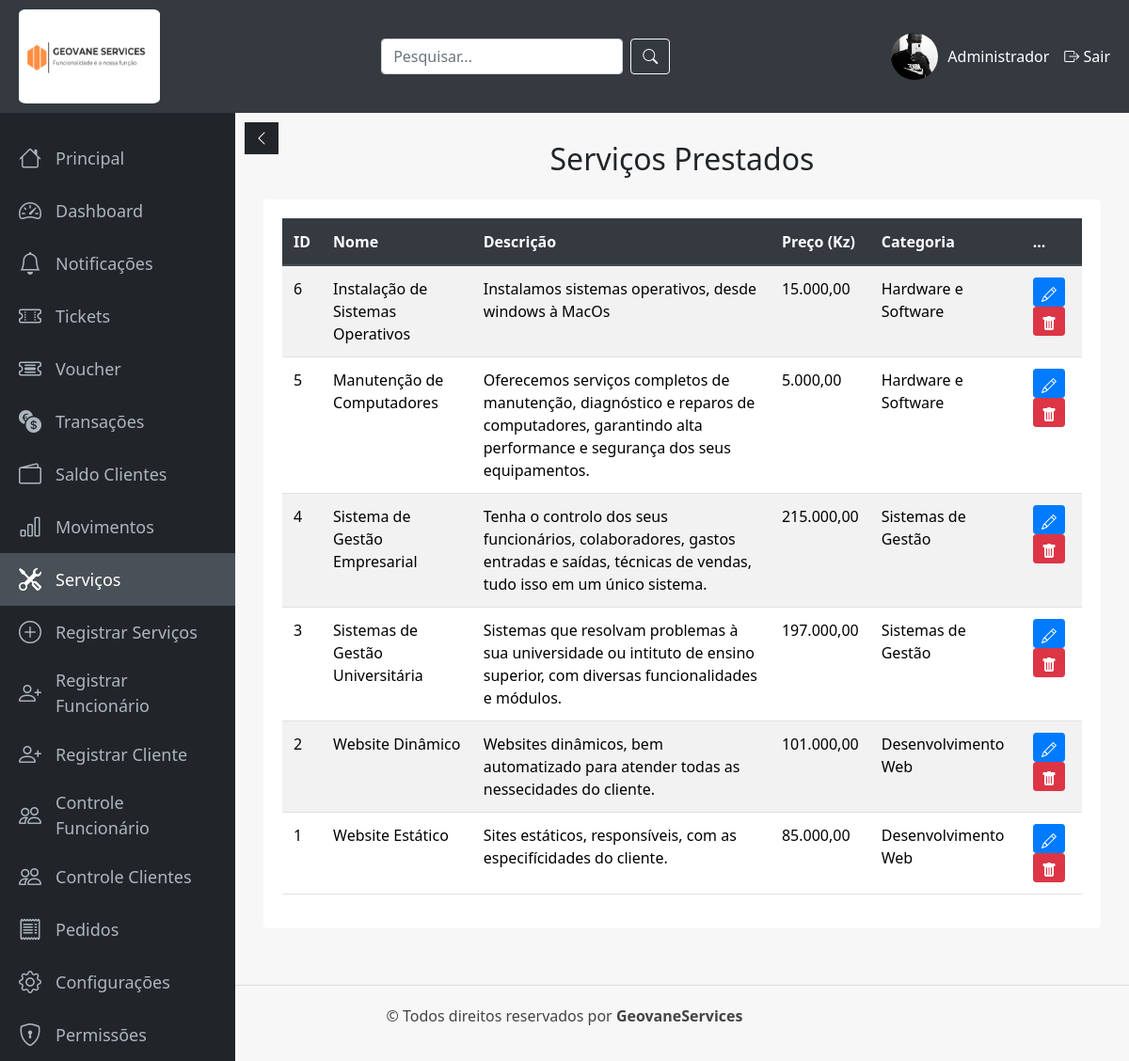
Page /admin/exibirServicos.php (signed in) on the committed database.
### tables this page shows
CREATE TABLE IF NOT EXISTS `funcionario` (
  `id_funcionario` int NOT NULL AUTO_INCREMENT,
  `nome` varchar(100) DEFAULT NULL,
  `sobrenome` varchar(100) DEFAULT NULL,
  `docId` varchar(20) DEFAULT NULL,
  `email` varchar(100) DEFAULT NULL,
  `telefone` varchar(20) DEFAULT NULL,
  `data_nasc` date DEFAULT NULL,
  `sexo` enum('masculino',' feminino') DEFAULT NULL,
  `endereco` varchar(255) DEFAULT NULL,
  `usuario` varchar(50) DEFAULT NULL,
  `senha` varchar(255) DEFAULT NULL,
  `conf_senha` varchar(255) DEFAULT NULL,
  `acesso` enum('funcionario','administrador') DEFAULT NULL,
  `tipo_contrato` varchar(50) NOT NULL,
  `data_contratacao` date NOT NULL,
  `id_cliente` int DEFAULT NULL,
  `imagem_perfil` varchar(255) DEFAULT NULL,
  `data_criacao` timestamp NULL DEFAULT CURRENT_TIMESTAMP,
  `menu_permissions` text,
  PRIMARY KEY (`id_funcionario`),
  KEY `id_cliente` (`id_cliente`)
);

CREATE TABLE IF NOT EXISTS `servicos` (
  `id_servico` int NOT NULL AUTO_INCREMENT,
  `nome` varchar(100) DEFAULT NULL,
  `descricao` text,
  `preco` decimal(10,2) NOT NULL,
  `imagem` varchar(255) NOT NULL,
  `id_categoria` int DEFAULT NULL,
  PRIMARY KEY (`id_servico`),
  KEY `id_categoria` (`id_categoria`)
);

CREATE TABLE IF NOT EXISTS `categorias` (
  `id_categoria` int NOT NULL AUTO_INCREMENT,
  `nome` varchar(255) NOT NULL,
  `descricao` varchar(255) NOT NULL,
  PRIMARY KEY (`id_categoria`)
);

### admin/verifyadm.php (called while the page is built, shortened)
<?php
    $nomeUsuario = $_SESSION['usuario'];
?>

### admin/exibirServicos.php (the view, shortened to what this page needs)
<?php
require_once './verifyadm.php';
require_once '../conexao.php';
$id_funcionario = $_SESSION['id_funcionario'];
$sql = "SELECT imagem_perfil FROM Funcionario WHERE id_funcionario = $id_funcionario";
$result = $conexao->query($sql);
$funcionario = $result->fetch_assoc();
if (isset($_FILES['imagem']) && $_FILES['imagem']['error'] === 0) {
    $imagem    = $_FILES['imagem'];
    $nomeArquivo = time() . '_' . $imagem['name'];
    $destino   = '../upload/imagens_perfil/' . $nomeArquivo;
    if (move_uploaded_file($imagem['tmp_name'], $destino)) {
        $imagemPerfil = $nomeArquivo;
    } else {
        $erro .= "Erro ao mover o arquivo de imagem. ";
        $imagemPerfil = $funcionario['imagem_perfil'];
    }
} else {
    $imagemPerfil = $funcionario['imagem_perfil'];
}
$query = "
    SELECT
        s.id_servico,
        s.nome,
        s.descricao,
        s.preco,
        cat.nome AS categoria_nome
    FROM servicos s
    LEFT JOIN categorias cat ON s.id_categoria = cat.id_categoria
    ORDER BY s.id_servico DESC
";
$resultado = $conexao->query($query);
?>
<!DOCTYPE html>
<html lang="pt-br">
<head>
    <link href="https://cdn.jsdelivr.net/npm/bootstrap@5.3.3/dist/css/bootstrap.min.css" rel="stylesheet">
    <link rel="stylesheet" href="https://cdn.jsdelivr.net/npm/bootstrap-icons@1.11.3/font/bootstrap-icons.min.css">
    <link rel="stylesheet" href="https://maxcdn.bootstrapcdn.com/bootstrap/4.5.2/css/bootstrap.min.css">
</head>
<body>
 <div class="topbar">
    <div class="logo">
      <img src="../assets/logo.png" alt="Logo">
    </div>
    <div class="search-box">
      <form action="search.php" method="GET" class="d-flex">
        <input type="text" name="query" placeholder="Pesquisar..." class="form-control me-2">
        <button type="submit" class="btn btn-outline-light"><i class="bi bi-search"></i></button>
      </form>
    </div>
    <div class="user-info">
    <a href="perfil.php"><img src="../upload/imagens_perfil/<?php echo $imagemPerfil; ?>" alt="Perfil"></a>
      <span><?php echo $nomeUsuario; ?></span>
      <a href="logout.php" class="ms-3 text-white"><i class="bi bi-box-arrow-right"></i> Sair</a>
    </div>
  </div>
  <div class="sidebar" id="sidebar">
  <a href="admin.php" title="Principal"><i class="bi bi-house"></i><span class="menu-text">Principal</span></a>
    <a href="dashboard_admin.php"><i class="bi bi-speedometer2"></i><span class="menu-text">Dashboard</span></a>
    <a href="enviar_notificacao.php"><i class="bi bi-bell"></i><span class="menu-text">Notificações</span></a>
    <a href="admin_tickets.php"><i class="bi bi-ticket-perforated"></i><span class="menu-text">Tickets</span></a>
    <a href="gerar_voucher.php"><i class="bi bi-ticket-detailed"></i><span class="menu-text">Voucher</span></a>
    <a href="transacoes_admin.php"><i class="bi bi-currency-exchange"></i><span class="menu-text">Transações</span></a>
    <a href="saldo_clientes.php"><i class="bi bi-wallet2"></i><span class="menu-text">Saldo Clientes</span></a>
    <a href="movimentos_cliente.php"><i class="bi bi-bar-chart"></i><span class="menu-text">Movimentos</span></a>
    <a href="exibirServicos.php"><i class="bi bi-tools"></i><span class="menu-text">Serviços</span></a>
    <a href="cadastrarServico.php"><i class="bi bi-plus-circle"></i><span class="menu-text">Registrar Serviços</span></a>
    <a href="registroFun.php"><i class="bi bi-person-plus"></i><span class="menu-text">Registrar Funcionário</span></a>
    <a href="registroCliente.php"><i class="bi bi-person-plus"></i><span class="menu-text">Registrar Cliente</span></a>
    <a href="controlFunci.php"><i class="bi bi-people"></i><span class="menu-text">Controle Funcionário</span></a>
    <a href="controlCliente.php"><i class="bi bi-people"></i><span class="menu-text">Controle Clientes</span></a>
    <a href="pedidos.php"><i class="bi bi-receipt"></i><span class="menu-text">Pedidos</span></a>
    <a href="perfil.php"><i class="bi bi-gear"></i><span class="menu-text">Configurações</span></a>
    <a href="permissoes.php" title="Permissões"><i class="bi bi-shield-lock"></i><span class="menu-text">Permissões</span></a>
  </div>
  <button class="toggle-btn" id="toggleBtn"><i class="bi bi-chevron-left"></i></button>
<div class="content">
    <h2 class="text-center mb-4">Serviços Prestados</h2>
    <div class="table-status">
        <table class="table table-striped">
            <thead class="thead-dark">
                <tr>
                    <th scope="col">ID</th>
                    <th scope="col">Nome</th>
                    <th scope="col">Descrição</th>
                    <th scope="col">Preço (Kz)</th>
                    <th scope="col">Categoria</th>
                    <th scope="col">...</th>
                </tr>
            </thead>
            <tbody>
                <?php
                    while ($servico = $resultado->fetch_assoc()) {
                        echo "<tr>";
                        echo "<td>" . $servico['id_servico'] . "</td>";
                        echo "<td>" . $servico['nome'] . "</td>";
                        echo "<td>" . $servico['descricao'] . "</td>";
                        echo "<td>" . number_format($servico['preco'], 2, ',', '.') . "</td>";
                        echo "<td>" . (!empty($servico['categoria_nome']) ? $servico['categoria_nome'] : "Sem Categoria") . "</td>";
                        echo "<td>
                                <a class='btn btn-sm btn-primary' href='editarServico.php?id_servico={$servico['id_servico']}'>
                                    <svg xmlns='http://www.w3.org/2000/svg' width='16' height='16' fill='currentColor' class='bi bi-pencil' viewBox='0 0 16 16'>
                                        <path d='M12.146.146a.5.5 0 0 1 .708 0l3 3a.5.5 0 0 1 0 .708l-10 10a.5.5 0 0 1-.168.11l-5 2a.5.5 0 0 1-.65-.65l2-5a.5.5 0 0 1 .11-.168zM11.207 2.5 13.5 4.793 14.793 3.5 12.5 1.207zm1.586 3L10.5 3.207 4 9.707V10h.5a.5.5 0 0 1 .5.5v.5h.5a.5.5 0 0 1 .5.5v.5h.293zm-9.761 5.175-.106.106-1.528 3.821 3.821-1.528.106-.106A.5.5 0 0 1 5 12.5V12h-.5a.5.5 0 0 1-.5-.5V11h-.5a.5.5 0 0 1-.468-.325'/>
                                    </svg>
                                </a>
                                <a class='btn btn-sm btn-danger' href='deleteServico.php?id_servico={$servico['id_servico']}'>
                                    <svg xmlns='http://www.w3.org/2000/svg' width='16' height='16' fill='currentColor' class='bi bi-trash-fill' viewBox='0 0 16 16'>
                                        <path d='M2.5 1a1 1 0 0 0-1 1v1a1 1 0 0 0 1 1H3v9a2 2 0 0 0 2 2h6a2 2 0 0 0 2-2V4h.5a1 1 0 0 0 1-1V2a1 1 0 0 0-1-1H10a1 1 0 0 0-1-1H7a1 1 0 0 0-1 1zm3 4a.5.5 0 0 1 .5.5v7a.5.5 0 0 1-1 0v-7a.5.5 0 0 1 .5-.5M8 5a.5.5 0 0 1 .5.5v7a.5.5 0 0 1-1 0v-7A.5.5 0 0 1 8 5m3 .5v7a.5.5 0 0 1-1 0v-7a.5.5 0 0 1 1 0'/>
                                    </svg>
                                </a>
                             </td>";
                        echo "</tr>";
                    }
                ?>
            </tbody>
        </table>
    </div>
</div>
<div class="cop">
    <p class="copy">© Todos direitos reservados por <b>GeovaneServices</b></p>
</div>
</body>
</html>

### admin/exibirServicos.php (style rules this page uses)
body { font-family: 'Segoe UI', Tahoma, Geneva, Verdana, sans-serif; background-color: #f7f7f7; margin: 0; padding: 0; }
.topbar { display: flex; justify-content: space-between; align-items: center; background: #343a40; color: #fff; padding: 10px 20px; position: fixed; top: 0; width: 100%; z-index: 1100; height: 120px; }
.topbar .logo img { width: 150px; height: 100px; border-radius: 5%; }
.topbar .user-info { display: flex; align-items: center; }
.topbar .user-info img { width: 50px; height: 50px; border-radius: 50%; object-fit: cover; margin-right: 10px; }
.sidebar { width: 250px; background: #212529; position: fixed; top: 120px; bottom: 0; left: 0; padding: 20px 0; transition: width 0.3s; overflow-x: hidden; z-index: 1050; }
.sidebar a { display: flex; align-items: center; color: #adb5bd; padding: 10px 20px; text-decoration: none; font-size: 18px; transition: background 0.3s, color 0.3s; }
.sidebar a.active, .sidebar a:hover { background: #495057; color: #fff; }
.sidebar a i { font-size: 1.5rem; margin-right: 15px; transition: margin 0.3s; }
.content { margin-top: 50px; margin-left: 250px; padding: 100px 30px 30px; transition: margin-left 0.3s; }
.toggle-btn { position: fixed; top: 130px; left: 260px; z-index: 1200; background: #212529; color: #fff; border: none; padding: 5px 10px; cursor: pointer; transition: left 0.3s; }
.table-status { background: white; border-radius: 5px; padding: 20px; margin-bottom: 30px; }
.cop { color: #444; text-align: center; padding: 20px; border-top: 1px solid #ddd; width: 100%; }

### rows in the picture
funcionario: imagem_perfil (picture)
servicos: id_servico "6", nome "Instalação de Sistemas Operativos", descricao "Instalamos sistemas operativos, desde windows à MacOs", preco "15.000,00", id_categoria.nome "Hardware e Software"
servicos: id_servico "5", nome "Manutenção de Computadores", descricao "Oferecemos serviços completos de manutenção, diagnóstico e reparos de computadores, garantindo alta performance e segurança dos seus equipamentos.", preco "5.000,00", id_categoria.nome "Hardware e Software"
servicos: id_servico "4", nome "Sistema de Gestão Empresarial", descricao "Tenha o controlo dos seus funcionários, colaboradores, gastos entradas e saídas, técnicas de vendas, tudo isso em um único sistema.", preco "215.000,00", id_categoria.nome "Sistemas de Gestão"
servicos: id_servico "3", nome "Sistemas de Gestão Universitária", descricao "Sistemas que resolvam problemas à sua universidade ou intituto de ensino superior, com diversas funcionalidades e módulos.", preco "197.000,00", id_categoria.nome "Sistemas de Gestão"
servicos: id_servico "2", nome "Website Dinâmico", descricao "Websites dinâmicos, bem automatizado para atender todas as nessecidades do cliente.", preco "101.000,00", id_categoria.nome "Desenvolvimento Web"
servicos: id_servico "1", nome "Website Estático", descricao "Sites estáticos, responsíveis, com as especifícidades do cliente.", preco "85.000,00", id_categoria.nome "Desenvolvimento Web"

### other values in the picture
$nomeUsuario "Administrador"
